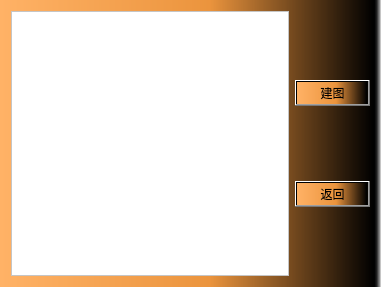
<?xml version="1.0" encoding="UTF-8"?>
<ui version="4.0">
 <class>Graph</class>
 <widget class="QWidget" name="Graph">
  <property name="geometry">
   <rect>
    <x>0</x>
    <y>0</y>
    <width>381</width>
    <height>287</height>
   </rect>
  </property>
  <property name="windowTitle">
   <string>原网络模型图</string>
  </property>
  <property name="windowIcon">
   <iconset resource="resource.qrc">
    <normaloff>:/pic/resourse/icon.jpg</normaloff>:/pic/resourse/icon.jpg</iconset>
  </property>
  <property name="styleSheet">
   <string notr="true">background-color: qlineargradient(spread:pad, x1:0, y1:0, x2:1, y2:0, stop:0 rgba(255, 178, 102, 255), stop:0.55 rgba(235, 148, 61, 255), stop:0.98 rgba(0, 0, 0, 255), stop:1 rgba(0, 0, 0, 0));</string>
  </property>
  <layout class="QHBoxLayout" name="horizontalLayout">
   <item>
    <widget class="QGraphicsView" name="graphicsView">
     <property name="styleSheet">
      <string notr="true">background-color: rgb(255, 255, 255);</string>
     </property>
    </widget>
   </item>
   <item>
    <layout class="QVBoxLayout" name="verticalLayout">
     <item>
      <widget class="QPushButton" name="pushButton">
       <property name="styleSheet">
        <string notr="true">background-image: url(:/pic/resourse/bullet.jpg);
font: 75 12pt &quot;黑体&quot;;
</string>
       </property>
       <property name="text">
        <string>建图</string>
       </property>
      </widget>
     </item>
     <item>
      <widget class="QPushButton" name="pushButton_2">
       <property name="styleSheet">
        <string notr="true">background-image: url(:/pic/resourse/bullet.jpg);
font: 75 12pt &quot;黑体&quot;;
</string>
       </property>
       <property name="text">
        <string>返回</string>
       </property>
      </widget>
     </item>
    </layout>
   </item>
  </layout>
 </widget>
 <resources>
  <include location="resource.qrc"/>
 </resources>
 <connections/>
</ui>
